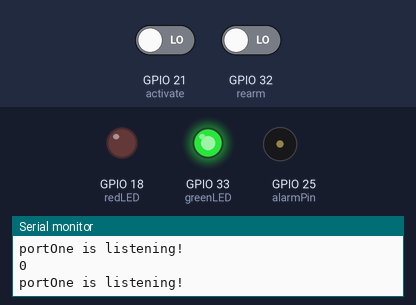
The sketch below on a simulated ESP32. Parts: output pins drawn as LEDs (lit = HIGH), buzzer (waves = sounding), the last lines printed to the serial monitor. The inputs (shaded band) are chosen by the test bench; at power-on: GPIO 21 (activate) LOW, GPIO 32 (rearm) LOW.

Above: at 1.2 s.
1.3 s: GPIO 21 (activate) driven HIGH
At 2.4 s:
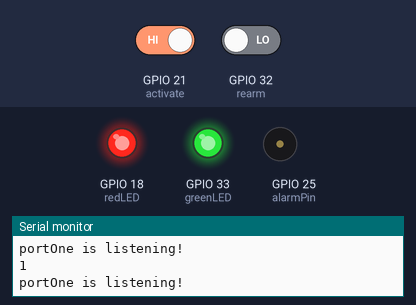
4.3 s: GPIO 32 (rearm) driven HIGH
At 5.4 s:
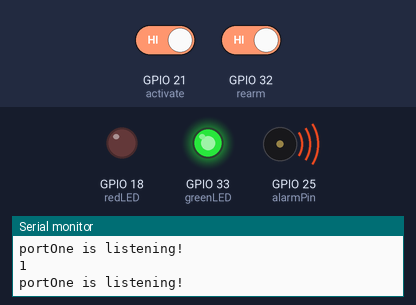
5.8 s: GPIO 32 (rearm) driven LOW
At 6.9 s:
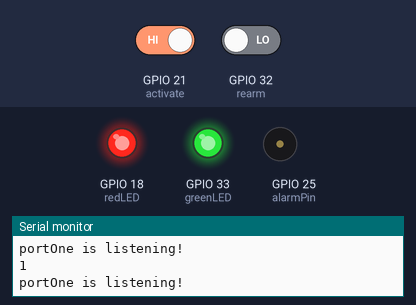
11.8 s: GPIO 21 (activate) driven LOW
At 12.1 s:
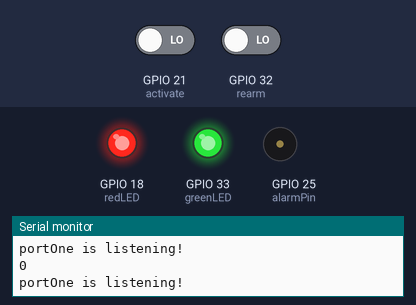
Timing chart, 0 to 14.3 s (numbered marks = the images above; inputs shaded):
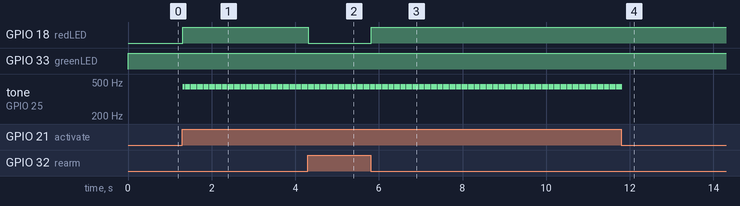

The sketch:

sketch_esp32.ino
```cpp
#include <SoftwareSerial.h>
#include <PubSubClient.h>


#define TOPICO_SUBSCRIBE1 "" //Publish
/* Tópico MQTT para envio de informações do ESP32 para broker MQTT */
#define TOPICO_PUBLISH1   "" // Subscrib
#define TOPICO_PUBLISH2   "" // Subscrib

#define ID_MQTT  ""
const char* SSID = "trabprogdistribuida";
const char* PASSWORD = "unoesc123";

int greenLED = 33;
int redLED = 18;
int rearm = 32;
int activate = 21;
int alarmPin = 25;


#define rxPin 2
#define txPin 4

// Set up a new SoftwareSerial object
SoftwareSerial portOne(2, 4);


void setup() {
  Serial.begin(9600);

 // Define pin modes for TX and RX
    pinMode(rxPin, INPUT);
    pinMode(txPin, OUTPUT);

    // Set the baud rate for the SoftwareSerial object
    portOne.begin(9600);

  pinMode(greenLED, OUTPUT);
  pinMode(redLED, OUTPUT);
  pinMode(alarmPin, OUTPUT);
  pinMode(rearm, INPUT);
  pinMode(activate, INPUT);
}


void loop() {
  if (portOne.isListening()) {
        Serial.println("portOne is listening!");
    }
  // read the analog / millivolts value for pin 2:
  digitalWrite(greenLED, HIGH);
  int activated = digitalRead(activate);
  Serial.print(activated);
  Serial.print("\n");
  if (activated) {
    digitalWrite(redLED, HIGH);
    tone(alarmPin, 440, 10);
  }
  int des = digitalRead(rearm);

  if (des) {
    digitalWrite(redLED, LOW);
  }
}
```

Measured:
- after the input at 1.3 s, GPIO 18 (redLED): LOW → HIGH at once; tone on GPIO 25 (alarmPin): alternates 440 Hz for 0.01 s and silent for 0.02 s, starting at once
- after the input at 4.3 s, GPIO 18 (redLED): HIGH → LOW at once
- after the input at 5.8 s, GPIO 18 (redLED): LOW → HIGH at once
- after the input at 11.8 s, tone on GPIO 25 (alarmPin): goes on until 11.8 s, then stays silent
